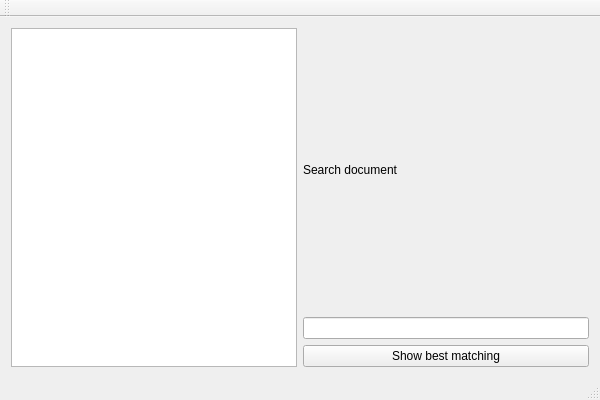
<?xml version="1.0" encoding="UTF-8"?>
<ui version="4.0">
 <class>GuiClass</class>
 <widget class="QMainWindow" name="GuiClass">
  <property name="geometry">
   <rect>
    <x>0</x>
    <y>0</y>
    <width>600</width>
    <height>400</height>
   </rect>
  </property>
  <property name="windowTitle">
   <string>Gui</string>
  </property>
  <widget class="QWidget" name="centralWidget">
   <layout class="QHBoxLayout" name="horizontalLayout_2">
    <item>
     <layout class="QHBoxLayout" name="horizontalLayout">
      <item>
       <widget class="QListWidget" name="listWidget"/>
      </item>
      <item>
       <layout class="QVBoxLayout" name="verticalLayout">
        <item>
         <widget class="QLabel" name="label">
          <property name="text">
           <string>Search document</string>
          </property>
         </widget>
        </item>
        <item>
         <widget class="QLineEdit" name="lineEdit"/>
        </item>
        <item>
         <widget class="QPushButton" name="pushButton">
          <property name="text">
           <string>Show best matching</string>
          </property>
         </widget>
        </item>
       </layout>
      </item>
     </layout>
    </item>
   </layout>
  </widget>
  <widget class="QMenuBar" name="menuBar">
   <property name="geometry">
    <rect>
     <x>0</x>
     <y>0</y>
     <width>600</width>
     <height>22</height>
    </rect>
   </property>
  </widget>
  <widget class="QToolBar" name="mainToolBar">
   <attribute name="toolBarArea">
    <enum>TopToolBarArea</enum>
   </attribute>
   <attribute name="toolBarBreak">
    <bool>false</bool>
   </attribute>
  </widget>
  <widget class="QStatusBar" name="statusBar"/>
 </widget>
 <layoutdefault spacing="6" margin="11"/>
 <resources>
  <include location="Gui.qrc"/>
 </resources>
 <connections/>
</ui>
